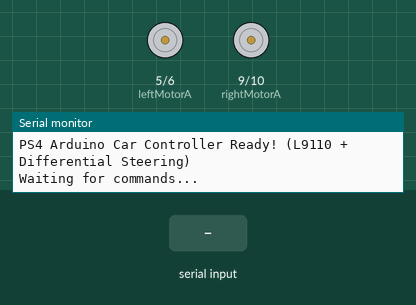
Simulated run of this sketch. Board: Arduino Uno, built with avr-gcc and run on an emulated ATmega328P. On the bench: motor-driver pin pairs drawn as motors (green arrow = first pin HIGH = forward, orange = second pin HIGH = backward, longer = more drive), the last lines printed to the serial monitor. The inputs (shaded band) are chosen by the test bench.

Above: at 1.2 s.
1.3 s: "l" received over Serial
At 1.8 s:
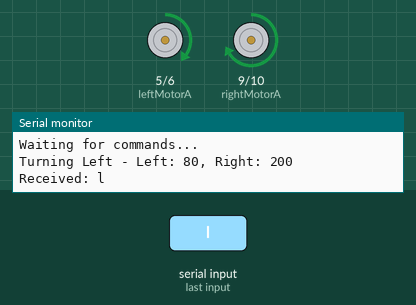
3.8 s: "R" received over Serial
At 4.6 s:
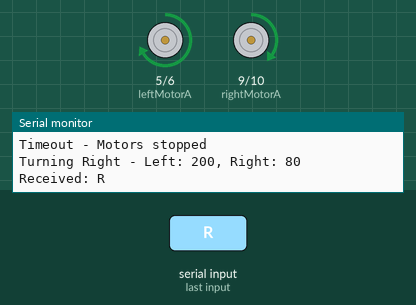
6.3 s: "F90\n" received over Serial
At 7.2 s:
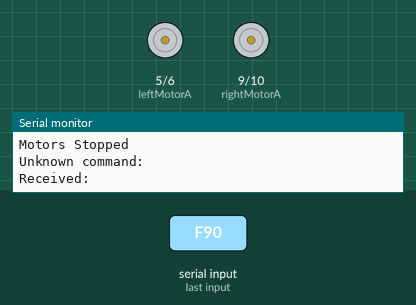
7.8 s: "B90\n" received over Serial
At 8.1 s:
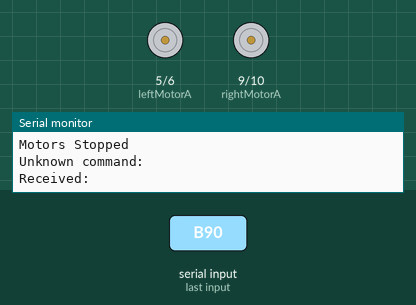
Timing chart, 0 to 10.3 s (numbered marks = the images above; inputs shaded):
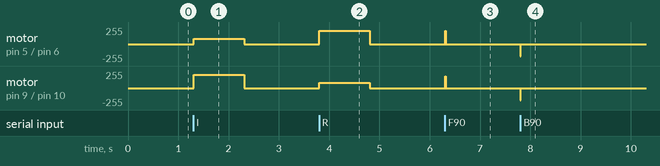

The sketch:

car_controller.ino
```cpp
/*
  PS4 Arduino Car Controller
  Compatible with the PS4 Car Controller Android App

  This code receives single character commands via USB Serial with analog speed control:
  'F' - Forward
  'B' - Backward
  'L' - Left
  'R' - Right
  'S' - Stop

  Hardware connections:
  - L9110 2-Channel Motor Driver
  - Left Motor: pins 5, 6 (A-IA, A-IB)
  - Right Motor: pins 9, 10 (B-IA, B-IB)
  - No additional components needed

  Author: Arduino Car Controller
  Compatible with Android app via USB OTG
*/

// L9110 Motor Driver pins (PWM capable for analog control)
const int leftMotorA = 5;   // Left motor A-IA pin
const int leftMotorB = 6;   // Left motor A-IB pin
const int rightMotorA = 9;  // Right motor B-IA pin
const int rightMotorB = 10; // Right motor B-IB pin

// Speed settings for analog control
int currentSpeed = 180;  // Default speed (0-255)
int slowSpeed = 80;      // Slower speed for differential turning
int fastSpeed = 200;     // Faster speed for differential turning

// Variables for command processing
char receivedCommand = 'S';
unsigned long lastCommandTime = 0;
const unsigned long commandTimeout = 1000; // Stop after 1 second of no commands

void setup() {
  // Initialize serial communication
  Serial.begin(9600);

  // Initialize motor control pins (all PWM capable)
  pinMode(leftMotorA, OUTPUT);
  pinMode(leftMotorB, OUTPUT);
  pinMode(rightMotorA, OUTPUT);
  pinMode(rightMotorB, OUTPUT);

  // Start with motors stopped
  stopMotors();

  Serial.println("PS4 Arduino Car Controller Ready! (L9110 + Differential Steering)");
  Serial.println("Waiting for commands...");
}

void loop() {
  // Check for incoming serial commands
  if (Serial.available() > 0) {
    receivedCommand = Serial.read();
    lastCommandTime = millis();

    // Process the command
    processCommand(receivedCommand);

    // Send acknowledgment back to app
    Serial.print("Received: ");
    Serial.println(receivedCommand);
  }

  // Safety feature: stop motors if no command received for timeout period
  if (millis() - lastCommandTime > commandTimeout && receivedCommand != 'S') {
    stopMotors();
    receivedCommand = 'S';
    Serial.println("Timeout - Motors stopped");
  }

  // Small delay to prevent overwhelming the serial buffer
  delay(10);
}

void processCommand(char command) {
  switch(command) {
    case 'F':
    case 'f':
      moveForward();
      break;

    case 'B':
    case 'b':
      moveBackward();
      break;

    case 'L':
    case 'l':
      turnLeft();
      break;

    case 'R':
    case 'r':
      turnRight();
      break;

    case 'S':
    case 's':
      stopMotors();
      break;

    default:
      // Unknown command - stop for safety
      stopMotors();
      Serial.print("Unknown command: ");
      Serial.println(command);
      break;
  }
}

void moveForward() {
  // Both motors forward at same speed
  analogWrite(leftMotorA, currentSpeed);
  analogWrite(leftMotorB, 0);

  analogWrite(rightMotorA, currentSpeed);
  analogWrite(rightMotorB, 0);

  Serial.print("Moving Forward - Speed: ");
  Serial.println(currentSpeed);
}

void moveBackward() {
  // Both motors backward at same speed
  analogWrite(leftMotorA, 0);
  analogWrite(leftMotorB, currentSpeed);

  analogWrite(rightMotorA, 0);
  analogWrite(rightMotorB, currentSpeed);

  Serial.print("Moving Backward - Speed: ");
  Serial.println(currentSpeed);
}

void turnLeft() {
  // Differential steering: Left motor slow forward, Right motor fast forward
  analogWrite(leftMotorA, slowSpeed);
  analogWrite(leftMotorB, 0);

  analogWrite(rightMotorA, fastSpeed);
  analogWrite(rightMotorB, 0);

  Serial.print("Turning Left - Left: ");
  Serial.print(slowSpeed);
  Serial.print(", Right: ");
  Serial.println(fastSpeed);
}

void turnRight() {
  // Differential steering: Left motor fast forward, Right motor slow forward
  analogWrite(leftMotorA, fastSpeed);
  analogWrite(leftMotorB, 0);

  analogWrite(rightMotorA, slowSpeed);
  analogWrite(rightMotorB, 0);

  Serial.print("Turning Right - Left: ");
  Serial.print(fastSpeed);
  Serial.print(", Right: ");
  Serial.println(slowSpeed);
}

void stopMotors() {
  // Stop both motors
  analogWrite(leftMotorA, 0);
  analogWrite(leftMotorB, 0);

  analogWrite(rightMotorA, 0);
  analogWrite(rightMotorB, 0);

  Serial.println("Motors Stopped");
}

// Function to adjust speed (can be called from serial commands if needed)
void setSpeed(int speed) {
  if (speed >= 0 && speed <= 255) {
    currentSpeed = speed;
    slowSpeed = speed * 0.4;  // Slow wheel is 40% of normal speed
    fastSpeed = speed * 0.9;  // Fast wheel is 90% of normal speed
    Serial.print("Speed set to: ");
    Serial.println(speed);
  }
}

// Optional: Function to handle speed commands (format: "SPEED:200")
void handleSpeedCommand(String command) {
  if (command.startsWith("SPEED:")) {
    int speed = command.substring(6).toInt();
    setSpeed(speed);
  }
}
```

Measured:
- after the input at 1.3 s, motor on pin 5 (leftMotorA) / pin 6 (leftMotorB): stopped → forward 80/255 at once, → stopped 1.0 s later; motor on pin 9 (rightMotorA) / pin 10 (rightMotorB): stopped → forward 200/255 at once, → stopped 1.0 s later
- after the input at 3.8 s, motor on pin 5 (leftMotorA) / pin 6 (leftMotorB): stopped → forward 200/255 at once, → stopped 1.0 s later; motor on pin 9 (rightMotorA) / pin 10 (rightMotorB): stopped → forward 80/255 at once, → stopped 1.0 s later
- after the input at 6.3 s, motor on pin 5 (leftMotorA) / pin 6 (leftMotorB): stopped → forward 200/255 at once, → stopped 0.01 s later; motor on pin 9 (rightMotorA) / pin 10 (rightMotorB): stopped → forward 180/255 at once, → stopped 0.01 s later
- after the input at 7.8 s, motor on pin 5 (leftMotorA) / pin 6 (leftMotorB), motor on pin 9 (rightMotorA) / pin 10 (rightMotorB): stopped → backward 180/255 at once, → stopped 0.01 s later
